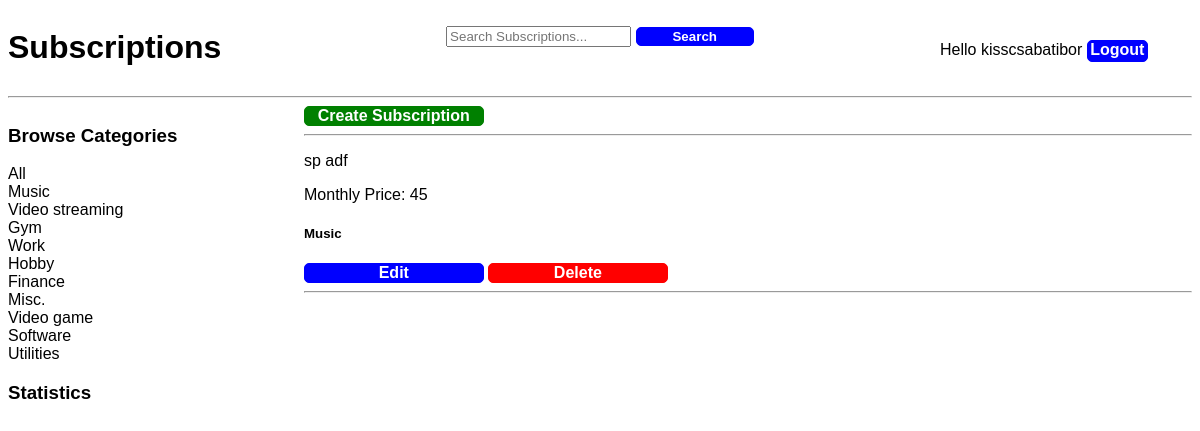
/?q=Music (signed in), run on an earlier commit of the app's database.
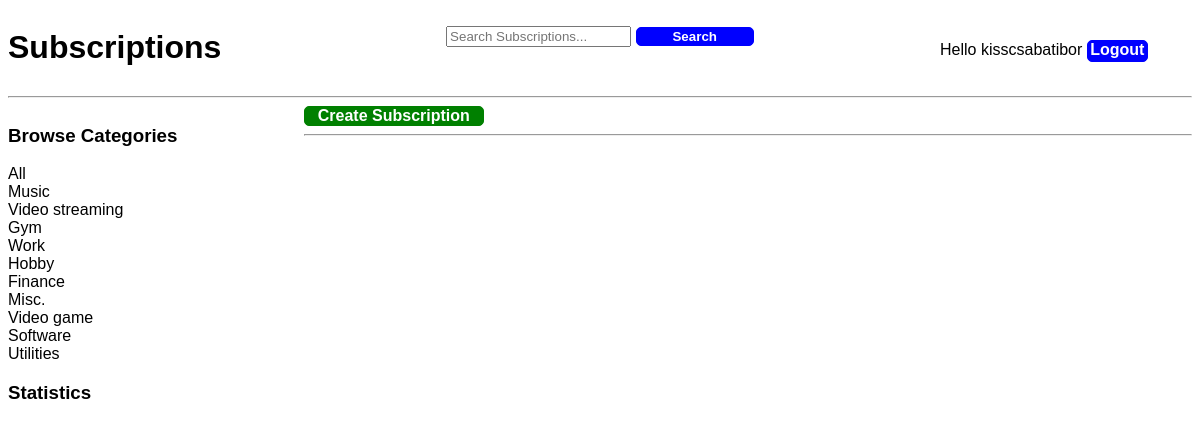
And on a later commit of the database.
### base/models.py (models this page shows, shortened)
class Category(models.Model):
    name = models.CharField(max_length=200)

class Subscription(models.Model):
    owner = models.ForeignKey(User, on_delete=models.CASCADE)
    category = models.ForeignKey(Category, on_delete=models.SET_NULL,
                                 null=True)
    provider = models.CharField(max_length=200)
    service = models.CharField(max_length=200, null=True, blank=True)
    price = models.IntegerField()
    updated = models.DateTimeField(auto_now=True)
    created = models.DateTimeField(auto_now_add=True)
    def __str__(self):
        return f"{self.provider} {self.service}"

### base/views.py (the view)
# urls.py: path('', views.home, name='home'),
def home(request):
    query = request.GET.get('q') if request.GET.get('q') is not None else ''
    subscriptions = Subscription.objects.filter(
        Q(category__name__icontains=query) |
        Q(provider__icontains=query) |
        Q(service__icontains=query)
    )
    categories = Category.objects.all()
    subscriptions_count = subscriptions.count()
    context = {'subscriptions': subscriptions, 'categories': categories,
               'subscriptions_count': subscriptions_count}
    return render(request, 'base/home.html', context)

### base/templates/base/home.html
{% extends 'main.html' %}
{% load static %}
{% block content %}
<link rel="stylesheet" href="{% static 'styles.css' %}">
    <div class="home-container">
    <div>
        <h3>Browse Categories</h3>
    <div>
        <a class="quiet-link" href="{% url 'home' %}">All</a>
    </div>
        {% for category in categories %}
            <div>
                <a class="quiet-link" href="{% url 'home' %}?q={{ category.name }}">{{ category.name }}</a>
            </div>
        {% endfor %}
    <div>
        <a class="quiet-link" href="{% url 'statistics' %}"><h3>Statistics</h3></a>
    </div>
    </div>
    <div>
        <a class="create-sub-text green-button" href="{% url 'create-subscription' %}">Create Subscription</a>
    <hr>
        <div>
            {% for subscription in subscriptions %}
            {% if request.user == subscription.owner %}
                <div>
                    <p><a class="quiet-link" href="{% url 'subscription' subscription.id%}">{{ subscription}}</a></p>
                    <p>Monthly Price: {{ subscription.price }}</p>
                    <h5>{{ subscription.category.name }}</h5>
                    <a class="blue-button" href="{% url 'update-subscription'  subscription.id %}">Edit</a>
                    <a class="red-button" href="{% url 'delete-subscription'  subscription.id %}">Delete</a>
                    <hr>
                </div>
            {% endif %}
            {% endfor %}
        </div>
    </div>
    </div>
{% endblock  %}

What changed in the data, as far as the page shows it:
removed Subscription: provider+service "sp adf", price "45", category.name "Music"
